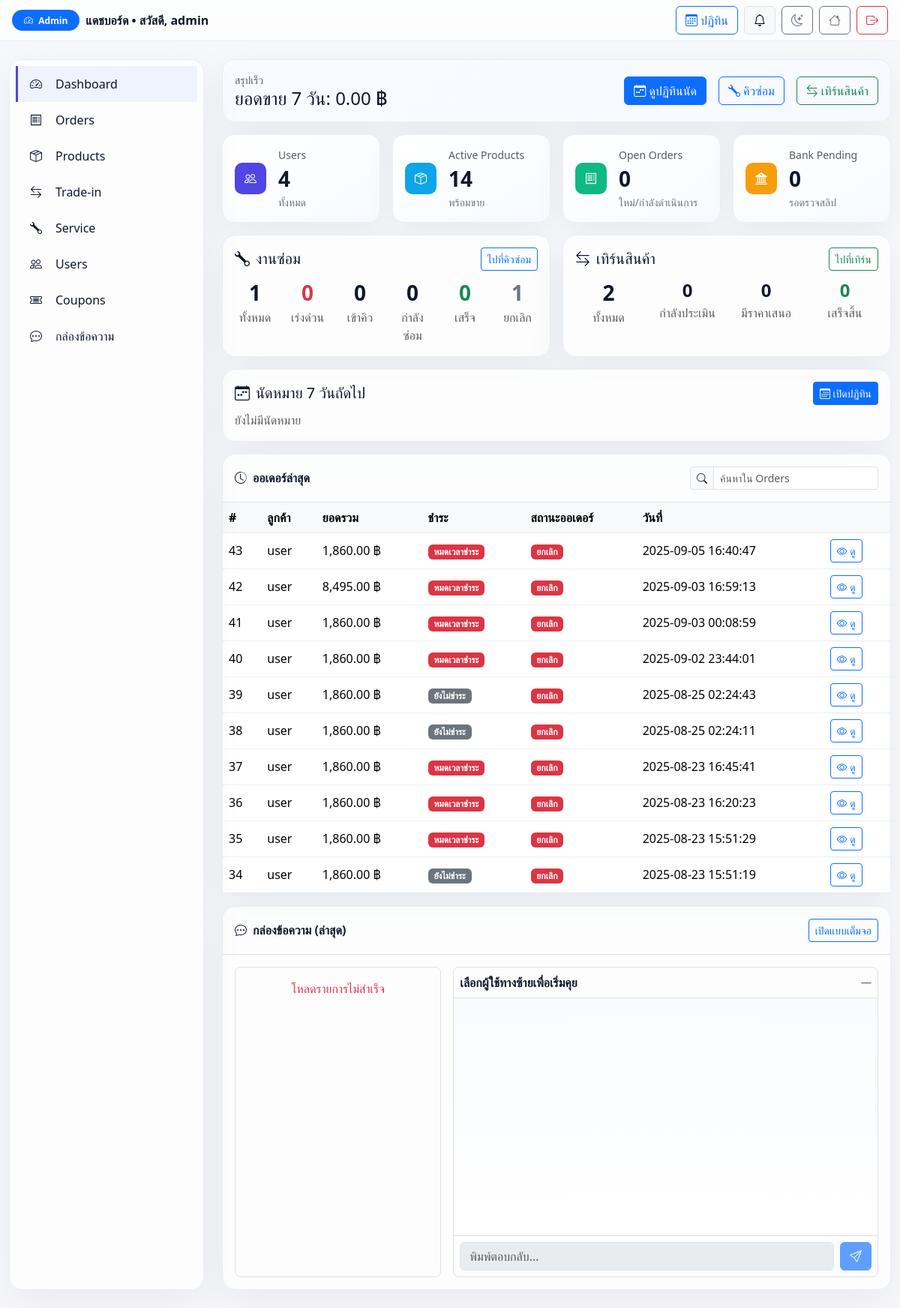
/Home/admin/dashboard.php (signed in), run on an earlier commit of the app's database.
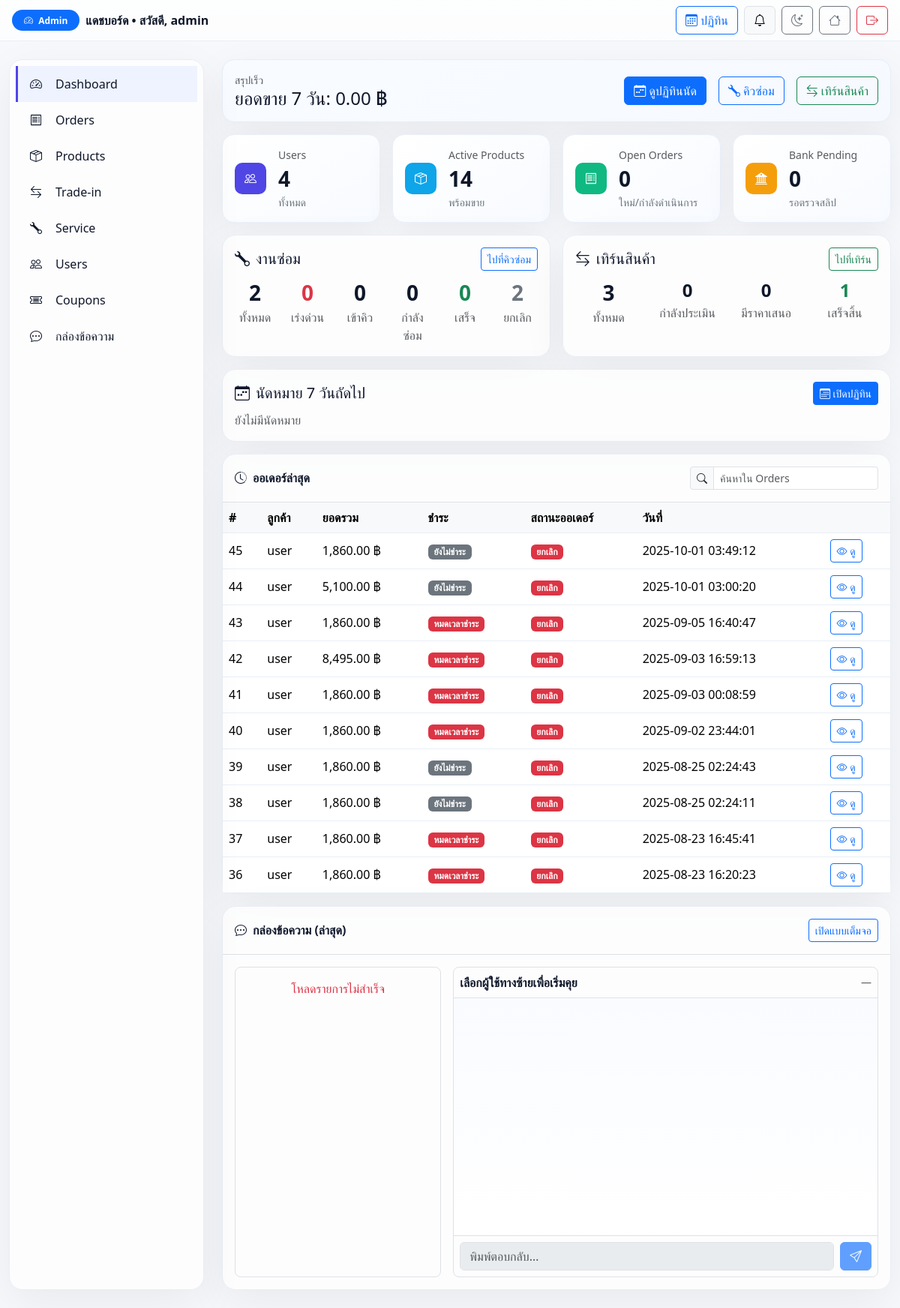
And on a later commit of the database.
### tables this page shows
CREATE TABLE `orders` (
  `id` bigint(20) UNSIGNED NOT NULL,
  `user_id` bigint(20) UNSIGNED NOT NULL,
  `total_price` decimal(10,2) NOT NULL DEFAULT 0.00,
  `status` enum('pending','processing','shipped','delivered','completed','cancel_requested','cancelled') NOT NULL DEFAULT 'pending',
  `payment_status` enum('unpaid','pending','paid','refunded','expired') NOT NULL DEFAULT 'unpaid',
  `stock_deducted` tinyint(1) NOT NULL DEFAULT 0,
  `shipping_name` varchar(150) DEFAULT NULL,
  `shipping_phone` varchar(30) DEFAULT NULL,
  `shipping_address` text DEFAULT NULL,
  `created_at` timestamp NOT NULL DEFAULT current_timestamp(),
  `expires_at` datetime DEFAULT NULL,
  `updated_at` timestamp NULL DEFAULT NULL ON UPDATE current_timestamp(),
  `payment_method` enum('cod','bank') DEFAULT 'cod',
  `slip_image` varchar(255) DEFAULT NULL,
  `cancel_reason` text DEFAULT NULL,
  `cancel_requested_at` timestamp NULL DEFAULT NULL
);

CREATE TABLE `users` (
  `id` bigint(20) UNSIGNED NOT NULL,
  `username` varchar(100) NOT NULL,
  `email` varchar(255) NOT NULL,
  `google_id` varchar(64) DEFAULT NULL,
  `provider` enum('local','google') NOT NULL DEFAULT 'local',
  `password_hash` varchar(255) DEFAULT NULL,
  `role` enum('user','admin') DEFAULT 'user',
  `phone` varchar(30) DEFAULT NULL,
  `address` text DEFAULT NULL,
  `profile_pic` varchar(255) DEFAULT NULL,
  `is_active` tinyint(1) NOT NULL DEFAULT 1,
  `created_at` timestamp NOT NULL DEFAULT current_timestamp(),
  `updated_at` timestamp NULL DEFAULT NULL ON UPDATE current_timestamp(),
  `full_name` varchar(150) DEFAULT NULL,
  `avatar` varchar(255) DEFAULT NULL,
  `address_line1` varchar(255) DEFAULT NULL,
  `address_line2` varchar(255) DEFAULT NULL,
  `district` varchar(120) DEFAULT NULL,
  `province` varchar(120) DEFAULT NULL,
  `postcode` varchar(12) DEFAULT NULL
);

### Home/admin/dashboard.php (the view, shortened to what the changed rows need)
<?php
require __DIR__ . '/../includes/db.php';
function h($s){ return htmlspecialchars($s ?? '', ENT_QUOTES, 'UTF-8'); }
function baht($n){ return number_format((float)$n, 2); }
$PAY_THAI = [
  'unpaid'=>'ยังไม่ชำระ','pending'=>'รอตรวจสอบ','paid'=>'ชำระแล้ว','refunded'=>'คืนเงินแล้ว','expired'=>'หมดเวลาชำระ'
];
$PAY_BADGE = [
  'unpaid'=>'secondary','pending'=>'warning text-dark','paid'=>'success','refunded'=>'info text-dark','expired'=>'danger'
];
$ORDER_THAI = [
  'pending'=>'ใหม่/กำลังตรวจสอบ','processing'=>'กำลังเตรียม/แพ็ค','shipped'=>'ส่งออกจากคลัง',
  'delivered'=>'ถึงปลายทาง','completed'=>'เสร็จสิ้น','cancel_requested'=>'รอยืนยันยกเลิก','cancelled'=>'ยกเลิก'
];
$ORDER_BADGE = [
  'pending'=>'info text-dark','processing'=>'primary','shipped'=>'primary',
  'delivered'=>'success','completed'=>'success','cancel_requested'=>'warning text-dark','cancelled'=>'danger'
];
function effective_status_of(array $o): string {
  $isBank = ($o['payment_method'] ?? '') === 'bank';
  $noSlip = empty($o['slip_image'] ?? '');
  $remain = (int)($o['remaining_sec'] ?? 0);
  $expired_by_rule =
      ($o['payment_status'] ?? '') === 'expired'
      || ($isBank && $noSlip && in_array(($o['payment_status'] ?? ''), ['unpaid','pending'], true) && $remain === 0);
  return $expired_by_rule ? 'cancelled' : (($o['status'] ?? '') ?: 'pending');
}
$sql_latest = "
  SELECT
    o.id, o.user_id, o.status, o.payment_method, o.payment_status, o.created_at,
    o.slip_image, o.expires_at,
    GREATEST(0, TIMESTAMPDIFF(SECOND, NOW(), COALESCE(o.expires_at, DATE_ADD(o.created_at, INTERVAL 15 MINUTE)))) AS remaining_sec,
    u.username,
    COALESCE(SUM(oi.quantity*oi.unit_price),0) AS total_amount
  FROM orders o
  LEFT JOIN users u ON u.id = o.user_id
  LEFT JOIN order_items oi ON oi.order_id = o.id
  GROUP BY o.id
  ORDER BY o.created_at DESC
  LIMIT 10
";
$latest = $conn->query($sql_latest)->fetch_all(MYSQLI_ASSOC);
$svcKpiSql = "
  SELECT
    COUNT(*) AS allc,
    /* urgent = เร่งด่วน 'ที่ยังเปิดอยู่' เท่านั้น */
    SUM(
      CASE
        WHEN st.urgency='urgent'
         AND (
           CASE
             WHEN COALESCE(ls.last_status, st.status) IN ('confirm','queue','queued') THEN 'queued'
             ELSE COALESCE(ls.last_status, st.status)
           END
         ) NOT IN ('done','returned','completed','cancelled')
        THEN 1 ELSE 0
      END
    ) AS urgent,
    /* แยกสถานะตาม effective status */
    SUM(
      CASE
        WHEN (
          CASE
            WHEN COALESCE(ls.last_status, st.status) IN ('confirm','queue','queued') THEN 'queued'
            ELSE COALESCE(ls.last_status, st.status)
          END
        ) = 'queued'
        THEN 1 ELSE 0
      END
    ) AS queued,
    SUM(
      CASE
        WHEN (
          CASE
            WHEN COALESCE(ls.last_status, st.status) IN ('confirm','queue','queued') THEN 'queued'
            ELSE COALESCE(ls.last_status, st.status)
          END
        ) = 'repairing'
        THEN 1 ELSE 0
      END
    ) AS repairing,
    SUM(
      CASE
        WHEN (
          CASE
            WHEN COALESCE(ls.last_status, st.status) IN ('confirm','queue','queued') THEN 'queued'
            ELSE COALESCE(ls.last_status, st.status)
          END
        ) IN ('done','returned','completed')
        THEN 1 ELSE 0
      END
    ) AS donec,
    SUM(
      CASE
        WHEN (
          CASE
            WHEN COALESCE(ls.last_status, st.status) IN ('confirm','queue','queued') THEN 'queued'
            ELSE COALESCE(ls.last_status, st.status)
          END
        ) = 'cancelled'
        THEN 1 ELSE 0
      END
    ) AS cancelled
  FROM service_tickets st
  LEFT JOIN (
    /* สถานะล่าสุดจากไทม์ไลน์ */
    SELECT ticket_id,
           SUBSTRING_INDEX(GROUP_CONCAT(status ORDER BY id DESC), ',', 1) AS last_status
    FROM service_status_logs
    GROUP BY ticket_id
  ) ls ON ls.ticket_id = st.id
";
$svc = $conn->query($svcKpiSql)->fetch_assoc();
$repair_counts = [
  'all'       => (int)($svc['allc'] ?? 0),
  'urgent'    => (int)($svc['urgent'] ?? 0),
  'queued'    => (int)($svc['queued'] ?? 0),
  'repairing' => (int)($svc['repairing'] ?? 0),
  'done'      => (int)($svc['donec'] ?? 0),
  'cancelled' => (int)($svc['cancelled'] ?? 0),
];
$trade_counts = ['all'=>0,'reviewing'=>0,'offered'=>0,'completed'=>0];
$trade_counts['all'] = (int)$conn->query("SELECT COUNT(*) c FROM tradein_requests")->fetch_assoc()['c'];
if ($conn->query("SHOW TABLES LIKE 'tradein_requests'")->num_rows){
  $trade_counts['reviewing'] = (int)$conn->query("SELECT COUNT(*) c FROM tradein_requests WHERE status='reviewing'")->fetch_assoc()['c'];
  $trade_counts['offered']   = (int)$conn->query("SELECT COUNT(*) c FROM tradein_requests WHERE status='offered'")->fetch_assoc()['c'];
  $trade_counts['completed'] = (int)$conn->query("SELECT COUNT(*) c FROM tradein_requests WHERE status IN ('completed','accepted')")->fetch_assoc()['c'];
}
?>
<!doctype html>
<html lang="th" data-theme="light">
<head>
  <link href="https://cdn.jsdelivr.net/npm/bootstrap@5.3.2/dist/css/bootstrap.min.css" rel="stylesheet">
  <link href="https://cdn.jsdelivr.net/npm/bootstrap-icons/font/bootstrap-icons.css" rel="stylesheet">
</head>
<body>
<div class="container-fluid my-4 app">
  <main class="d-flex flex-column gap-3">
    <div class="row g-3">
      <div class="col-lg-6">
        <div class="glass p-3 h-100">
          <div class="row text-center g-3">
            <div class="col-6 col-md">
              <div class="fs-3 fw-bold"><?= $repair_counts['all'] ?></div>
              <div class="text-muted">ทั้งหมด</div>
            </div>
            <div class="col-6 col-md">
              <div class="fs-3 fw-bold text-secondary"><?= $repair_counts['cancelled'] ?></div>
              <div class="text-muted">ยกเลิก</div>
            </div>
          </div>
        </div>
      </div>
      <div class="col-lg-6">
        <div class="glass p-3 h-100">
          <div class="row text-center g-3">
            <div class="col-6 col-md"><div class="fs-3 fw-bold"><?= $trade_counts['all'] ?></div><div class="text-muted">ทั้งหมด</div></div>
            <div class="col-6 col-md"><div class="fs-4 fw-bold text-success"><?= $trade_counts['completed'] ?></div><div class="text-muted">เสร็จสิ้น</div></div>
          </div>
        </div>
      </div>
    </div>
    <div class="glass">
      <div class="table-responsive">
        <table class="table align-middle mb-0">
          <thead class="table-light">
            <tr>
              <th>#</th><th>ลูกค้า</th><th>ยอดรวม</th><th>ชำระ</th><th>สถานะออเดอร์</th><th>วันที่</th><th></th>
            </tr>
          </thead>
          <tbody>
          <?php if(empty($latest)): ?>
            <tr><td colspan="7" class="text-center text-muted py-4">ยังไม่มีคำสั่งซื้อ</td></tr>
          <?php else: foreach($latest as $o): ?>
            <tr id="row-<?= (int)$o['id'] ?>">
              <td><?= (int)$o['id'] ?></td>
              <td><?= h($o['username'] ?? ('UID '.$o['user_id'])) ?></td>
              <td><?= baht($o['total_amount']) ?> ฿</td>
              <td><?php $pbadge = $PAY_BADGE[$o['payment_status']] ?? 'secondary'; ?>
                <span class="badge bg-<?= $pbadge ?>"><?= h($PAY_THAI[$o['payment_status']] ?? $o['payment_status']) ?></span>
              </td>
              <td><?php $effst = effective_status_of($o); $obadge = $ORDER_BADGE[$effst] ?? 'secondary'; ?>
                <span class="badge bg-<?= $obadge ?>"><?= h($ORDER_THAI[$effst] ?? $effst) ?></span>
              </td>
              <td><?= h($o['created_at']) ?></td>
              <td><a href="order_detail.php?id=<?= (int)$o['id'] ?>" class="btn btn-sm btn-outline-primary"><i class="bi bi-eye"></i> ดู</a></td>
            </tr>
          <?php endforeach; endif; ?>
          </tbody>
        </table>
      </div>
    </div>
  </main>
</div>
</body>
</html>

What changed in the data, as far as the page shows it:
no longer on this page (row unchanged): orders: id "35", user.username "user", total_amount "1,860.00", payment_status "หมดเวลาชำระ", payment_status "ยกเลิก", created_at "2025-08-23 15:51:29"
no longer on this page (row unchanged): orders: id "34", user.username "user", total_amount "1,860.00", payment_status "ยังไม่ชำระ", payment_status+payment_method+status "ยกเลิก", created_at "2025-08-23 15:51:19"
added orders: id "45", user.username "user", total_amount "1,860.00", payment_status "ยังไม่ชำระ", payment_status+payment_method+status "ยกเลิก", created_at "2025-10-01 03:49:12"
added orders: id "44", user.username "user", total_amount "5,100.00", payment_status "ยังไม่ชำระ", payment_status+payment_method+status "ยกเลิก", created_at "2025-10-01 03:00:20"
Also different on the page:
$repair_counts['all']: "1" → "2"
$repair_counts['cancelled']: "1" → "2"
$trade_counts['all']: "2" → "3"
$trade_counts['completed']: "0" → "1"
